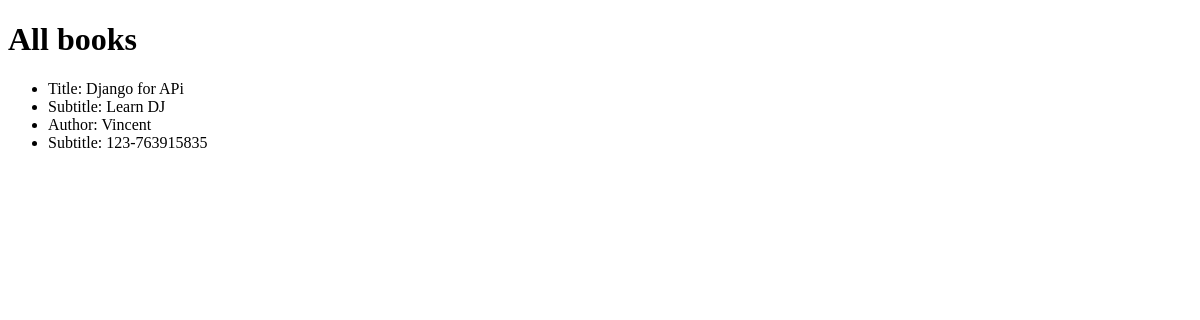
Before: / with the older database file.
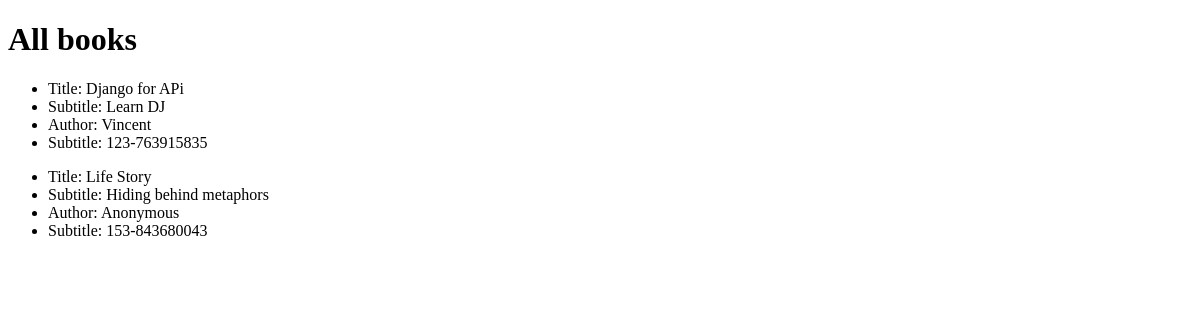
After: the same page with the newer database file.
### books/models.py (models this page shows, shortened)
class Book(models.Model):
    title = models.CharField(max_length=250)
    subtitle = models.CharField(max_length=250)
    author = models.CharField(max_length=100)
    isbn = models.CharField(max_length=13)

### books/views.py (the view)
# urls.py: path('', BookListView.as_view(), name='home'),
class BookListView(ListView):
    model = Book
    template_name = 'book_list.html'

### books/templates/books/book_list.html (shortened to what this page needs)
<!DOCTYPE html>
<html lang="en">
<head>
</head>
<body>
    <h1>All books</h1>
    {% for book in object_list %}
    <ul>
        <li>Title: {{ book.title }}</li>
        <li>Subtitle: {{ book.subtitle }}</li>
        <li>Author: {{ book.author }}</li>
        <li>Subtitle: {{ book.isbn }}</li>
    </ul>
    {% endfor %}
</body>
</html>

Changed rows visible on the page:
added Book: title "Life Story", subtitle "Hiding behind metaphors", author "Anonymous", isbn "153-843680043"
